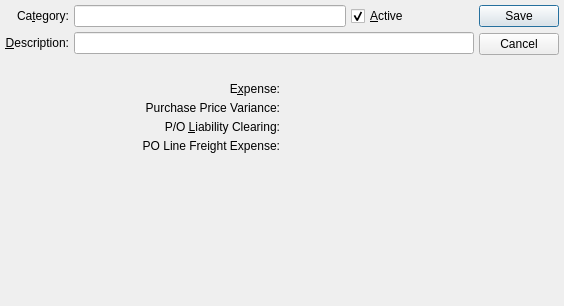
<?xml version="1.0" encoding="UTF-8"?>
<ui version="4.0">
 <comment>This file is part of the xTuple ERP: PostBooks Edition, a free and
open source Enterprise Resource Planning software suite,
Copyright (c) 1999-2010 by OpenMFG LLC, d/b/a xTuple.
It is licensed to you under the Common Public Attribution License
version 1.0, the full text of which (including xTuple-specific Exhibits)
is available at www.xtuple.com/CPAL.  By using this software, you agree
to be bound by its terms.</comment>
 <class>expenseCategory</class>
 <widget class="QDialog" name="expenseCategory">
  <property name="geometry">
   <rect>
    <x>0</x>
    <y>0</y>
    <width>564</width>
    <height>306</height>
   </rect>
  </property>
  <property name="windowTitle">
   <string>Expense Category</string>
  </property>
  <layout class="QVBoxLayout">
   <property name="spacing">
    <number>0</number>
   </property>
   <item>
    <layout class="QVBoxLayout">
     <item>
      <layout class="QHBoxLayout">
       <item>
        <layout class="QVBoxLayout">
         <property name="spacing">
          <number>0</number>
         </property>
         <item>
          <layout class="QHBoxLayout">
           <item>
            <layout class="QVBoxLayout">
             <item>
              <widget class="QLabel" name="_categoryLit">
               <property name="text">
                <string>Ca&amp;tegory:</string>
               </property>
               <property name="alignment">
                <set>Qt::AlignRight|Qt::AlignTrailing|Qt::AlignVCenter</set>
               </property>
               <property name="buddy">
                <cstring>_category</cstring>
               </property>
              </widget>
             </item>
             <item>
              <widget class="QLabel" name="_descriptionLit">
               <property name="text">
                <string>&amp;Description:</string>
               </property>
               <property name="alignment">
                <set>Qt::AlignRight|Qt::AlignTrailing|Qt::AlignVCenter</set>
               </property>
               <property name="buddy">
                <cstring>_description</cstring>
               </property>
              </widget>
             </item>
            </layout>
           </item>
           <item>
            <layout class="QVBoxLayout">
             <item>
              <layout class="QHBoxLayout">
               <item>
                <widget class="XLineEdit" name="_category"/>
               </item>
               <item>
                <layout class="QHBoxLayout">
                 <property name="spacing">
                  <number>0</number>
                 </property>
                 <item>
                  <widget class="QCheckBox" name="_active">
                   <property name="text">
                    <string>&amp;Active</string>
                   </property>
                   <property name="checked">
                    <bool>true</bool>
                   </property>
                  </widget>
                 </item>
                 <item>
                  <spacer>
                   <property name="orientation">
                    <enum>Qt::Vertical</enum>
                   </property>
                   <property name="sizeType">
                    <enum>QSizePolicy::Expanding</enum>
                   </property>
                   <property name="sizeHint" stdset="0">
                    <size>
                     <width>65</width>
                     <height>20</height>
                    </size>
                   </property>
                  </spacer>
                 </item>
                </layout>
               </item>
              </layout>
             </item>
             <item>
              <widget class="XLineEdit" name="_description"/>
             </item>
            </layout>
           </item>
          </layout>
         </item>
         <item>
          <spacer>
           <property name="orientation">
            <enum>Qt::Vertical</enum>
           </property>
           <property name="sizeType">
            <enum>QSizePolicy::Expanding</enum>
           </property>
           <property name="sizeHint" stdset="0">
            <size>
             <width>20</width>
             <height>0</height>
            </size>
           </property>
          </spacer>
         </item>
        </layout>
       </item>
       <item>
        <layout class="QVBoxLayout">
         <item>
          <widget class="QDialogButtonBox" name="_buttonBox">
           <property name="orientation">
            <enum>Qt::Vertical</enum>
           </property>
           <property name="standardButtons">
            <set>QDialogButtonBox::Cancel|QDialogButtonBox::Save</set>
           </property>
          </widget>
         </item>
        </layout>
       </item>
      </layout>
     </item>
     <item>
      <layout class="QGridLayout">
       <item row="3" column="1">
        <widget class="GLCluster" name="_freight">
         <property name="focusPolicy">
          <enum>Qt::TabFocus</enum>
         </property>
        </widget>
       </item>
       <item row="1" column="1">
        <widget class="GLCluster" name="_purchasePrice">
         <property name="focusPolicy">
          <enum>Qt::TabFocus</enum>
         </property>
        </widget>
       </item>
       <item row="3" column="0">
        <widget class="QLabel" name="_freightLit">
         <property name="text">
          <string>PO Line Freight Expense:</string>
         </property>
         <property name="alignment">
          <set>Qt::AlignRight|Qt::AlignTrailing|Qt::AlignVCenter</set>
         </property>
         <property name="buddy">
          <cstring>_liability</cstring>
         </property>
        </widget>
       </item>
       <item row="0" column="0">
        <widget class="QLabel" name="_expenseLit">
         <property name="text">
          <string>E&amp;xpense:</string>
         </property>
         <property name="alignment">
          <set>Qt::AlignRight|Qt::AlignTrailing|Qt::AlignVCenter</set>
         </property>
         <property name="buddy">
          <cstring>_expense</cstring>
         </property>
        </widget>
       </item>
       <item row="1" column="0">
        <widget class="QLabel" name="_purchasePriceLit">
         <property name="text">
          <string>Purchase Price Variance:</string>
         </property>
         <property name="alignment">
          <set>Qt::AlignRight|Qt::AlignTrailing|Qt::AlignVCenter</set>
         </property>
         <property name="buddy">
          <cstring>_expense</cstring>
         </property>
        </widget>
       </item>
       <item row="0" column="1">
        <widget class="GLCluster" name="_expense">
         <property name="focusPolicy">
          <enum>Qt::TabFocus</enum>
         </property>
        </widget>
       </item>
       <item row="2" column="0">
        <widget class="QLabel" name="_poLiabilityClearingLit">
         <property name="text">
          <string>P/O &amp;Liability Clearing:</string>
         </property>
         <property name="alignment">
          <set>Qt::AlignRight|Qt::AlignTrailing|Qt::AlignVCenter</set>
         </property>
         <property name="buddy">
          <cstring>_liability</cstring>
         </property>
        </widget>
       </item>
       <item row="2" column="1">
        <widget class="GLCluster" name="_liability">
         <property name="focusPolicy">
          <enum>Qt::TabFocus</enum>
         </property>
        </widget>
       </item>
      </layout>
     </item>
    </layout>
   </item>
   <item>
    <spacer>
     <property name="orientation">
      <enum>Qt::Vertical</enum>
     </property>
     <property name="sizeType">
      <enum>QSizePolicy::Expanding</enum>
     </property>
     <property name="sizeHint" stdset="0">
      <size>
       <width>16</width>
       <height>16</height>
      </size>
     </property>
    </spacer>
   </item>
  </layout>
 </widget>
 <layoutdefault spacing="5" margin="5"/>
 <pixmapfunction>qPixmapFromMimeSource</pixmapfunction>
 <customwidgets>
  <customwidget>
   <class>GLCluster</class>
   <extends>QWidget</extends>
   <header>glcluster.h</header>
  </customwidget>
  <customwidget>
   <class>XLineEdit</class>
   <extends>QLineEdit</extends>
   <header>xlineedit.h</header>
  </customwidget>
 </customwidgets>
 <tabstops>
  <tabstop>_category</tabstop>
  <tabstop>_active</tabstop>
  <tabstop>_description</tabstop>
  <tabstop>_expense</tabstop>
  <tabstop>_purchasePrice</tabstop>
  <tabstop>_liability</tabstop>
  <tabstop>_freight</tabstop>
 </tabstops>
 <resources/>
 <connections/>
</ui>
